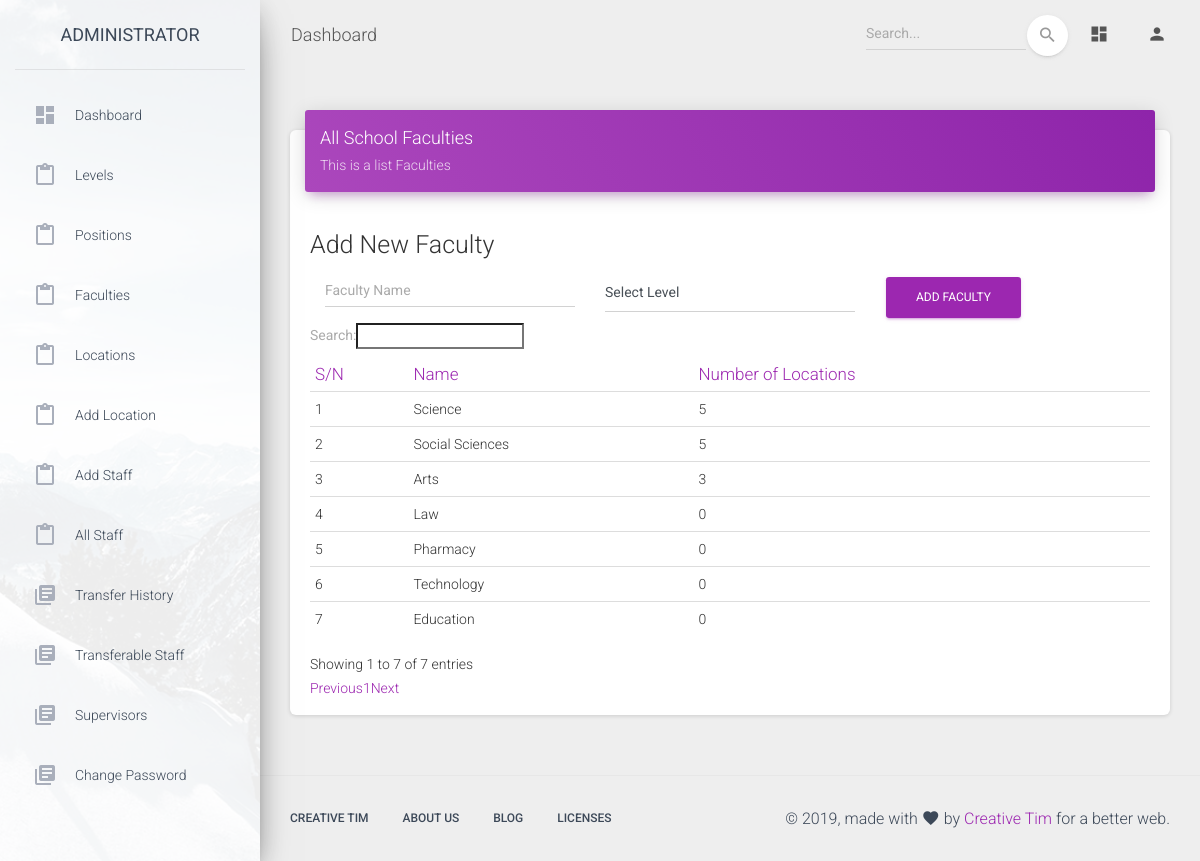
The app's page /admin/faculties.php (signed in) with its own data.
### tables this page shows
CREATE TABLE `faculties` (
  `id` int(11) NOT NULL,
  `faculty_id` varchar(255) NOT NULL,
  `name` varchar(255) NOT NULL,
  `level_id` varchar(255) NOT NULL,
  `created_at` datetime NOT NULL DEFAULT CURRENT_TIMESTAMP
);

### app/classes/Admin.php (called while the page is built, shortened)
<?php
class Admin extends Master
{
    public function get_faculties(){
        $data ="*";
        $table = "faculties";
        $res = $this->getAllData($data,$table);
        $faculties = !empty($res) ? $res : [];
        return $faculties;
    }
    public function get_faculty_locations($faculty_id){
        $data = "*";
        $table = "locations";
        $where = "WHERE faculty_id = '$faculty_id'";
        $res = $this->getAllData($data,$table,$where);
        $locations = !empty($res) ? $res : [];
        return $locations;
    }
}

### app/classes/Master.php (called while the page is built, shortened)
<?php
class Master
{
    protected $db;
    function __construct($db_conn){
        $this->db = $db_conn;
    }
    public function getAllData($data, $table, $where = '')
    {
        $settings_data=array();
        try {
            if ($data != '*') {
                $selections = implode(', ', $data);
            } else {
                $selections = '*';
            }
            $stmt = $this->db->prepare("SELECT {$selections} FROM `$table` " . $where . "");
            $stmt->execute();
            $settings_data = $stmt->fetchAll(PDO::FETCH_ASSOC);
            if ($stmt->rowCount() > 0) {
                return $settings_data;
            }
        } catch (PDOException $e) {
            return $settings_data;
        }
    }
}

### admin/faculties.php (the view, shortened to what this page needs)
<?php
include '../app/init.php';
$admin = new Admin($db_conn);
$faculties = $admin->get_faculties();
?>
<!DOCTYPE html>
<html lang="en">
<head>
  <link rel="stylesheet" href="https://maxcdn.bootstrapcdn.com/font-awesome/latest/css/font-awesome.min.css">
  <link href="../assets/css/material-dashboard.css?v=2.1.1" rel="stylesheet" />
  <link href="../assets/demo/demo.css" rel="stylesheet" />
    <link rel="stylesheet" type="text/css" href="https://cdn.datatables.net/v/dt/dt-1.10.18/datatables.min.css"/>
</head>
<body class="">
  <div class="wrapper ">
    <?php include 'includes/sidebar.php' ?>
    <div class="main-panel">
        <?php include 'includes/header.php' ?>
      <div class="content">
        <div class="container-fluid">
            <div class="row">
                <div class="col-md-12">
                    <div class="card">
                        <div class="card-header card-header-primary">
                            <h4 class="card-title ">All School Faculties</h4>
                            <p class="card-category"> This is a list Faculties </p>
                        </div>
                        <div class="card-body">
                            <h3>Add New Faculty</h3>
                            <form action="" id="newFaculty" class="row">
                                <div class="form-gorup col-4">
                                    <input type="text" name="name" placeholder="Faculty Name" class="form-control">
                                </div>
                                <div class="form-gorup col-4">
                                    <select name="level" id="level" class="form-control">
                                        <option value="">Select Level</option>
                                    </select>
                                </div>
                                <div class="col-3">
                                    <button type="submit" class="btn btn-primary">Add Faculty</button>
                                </div>
                            </form>
                            <div class="table-responsive">
                                <table class="table" id="faculty">
                                    <thead class=" text-primary">
                                    <th>
                                        S/N
                                    </th>
                                    <th>
                                        Name
                                    </th>
                                    <th>
                                        Number of Locations
                                    </th>
                                    </thead>
                                    <tbody>
                                    <?php
                                    if(!empty($faculties) && count($faculties) > 0){ $i=0;
                                        foreach ($faculties as $faculty){
                                            $loc_num = count($admin->get_faculty_locations($faculty['faculty_id']));
                                    ?>
                                    <tr>
                                        <td>
                                            <?= ++$i; ?>
                                        </td>
                                        <td>
                                            <?php if(isset($faculty['name'])) echo $faculty['name'] ?>
                                        </td>
                                        <td>
                                            <?= $loc_num ?>
                                        </td>
                                    </tr>
                                    <?php   }
                                    } ?>
                                    </tbody>
                                </table>
                            </div>
                        </div>
                    </div>
                </div>
            </div>
        </div>
      </div>
        <?php include 'includes/footer.php' ?>
    </div>
  </div>
</body>
</html>

### records on screen
faculties: name "Science", loc_num "5"
faculties: name "Social Sciences", loc_num "5"
faculties: name "Arts", loc_num "3"
faculties: name "Law", loc_num "0"
faculties: name "Pharmacy", loc_num "0"
faculties: name "Technology", loc_num "0"
faculties: name "Education", loc_num "0"
